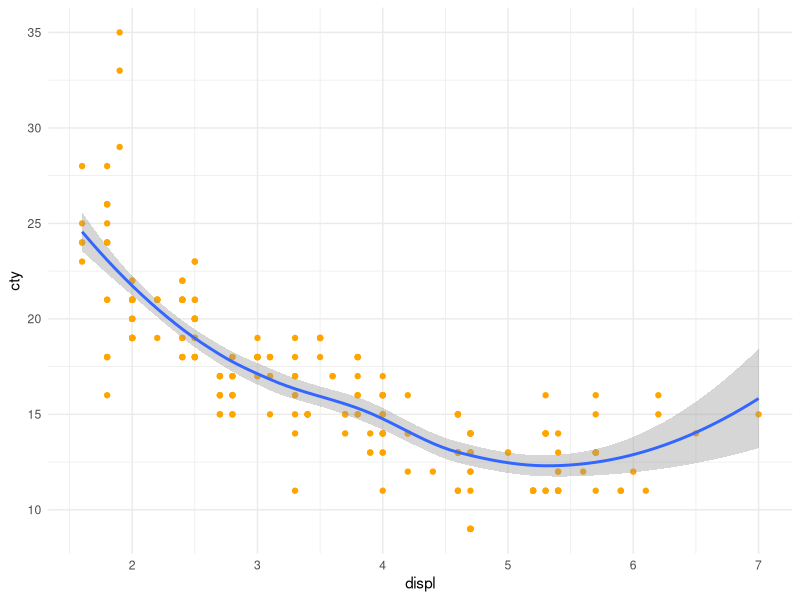

This chart was generated by the following R code:
## ---- chunk 1
knitr::opts_chunk$set(echo = FALSE)
## ---- chunk 2
library(ggplot2)
ggplot(mpg, aes(displ, cty)) +
  geom_point(color = "orange") +
  geom_smooth() +
  theme_minimal()
